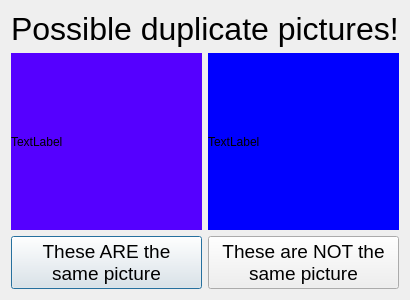
<?xml version="1.0" encoding="UTF-8"?>
<ui version="4.0">
 <class>CollisionDialog</class>
 <widget class="QDialog" name="CollisionDialog">
  <property name="geometry">
   <rect>
    <x>0</x>
    <y>0</y>
    <width>401</width>
    <height>300</height>
   </rect>
  </property>
  <property name="windowTitle">
   <string>Dialog</string>
  </property>
  <layout class="QVBoxLayout" name="verticalLayout" stretch="0,1,0">
   <item>
    <widget class="QLabel" name="label">
     <property name="font">
      <font>
       <pointsize>24</pointsize>
      </font>
     </property>
     <property name="text">
      <string>Possible duplicate pictures!</string>
     </property>
    </widget>
   </item>
   <item>
    <layout class="QHBoxLayout" name="horizontalLayout">
     <item>
      <widget class="QLabel" name="imageOne">
       <property name="styleSheet">
        <string notr="true">background: rgb(85, 0, 255)</string>
       </property>
       <property name="text">
        <string>TextLabel</string>
       </property>
      </widget>
     </item>
     <item>
      <widget class="QLabel" name="imageTwo">
       <property name="styleSheet">
        <string notr="true">background: rgb(0, 0, 255)</string>
       </property>
       <property name="text">
        <string>TextLabel</string>
       </property>
      </widget>
     </item>
    </layout>
   </item>
   <item>
    <layout class="QHBoxLayout" name="horizontalLayout_2">
     <item>
      <widget class="QPushButton" name="dupeButton">
       <property name="font">
        <font>
         <pointsize>14</pointsize>
        </font>
       </property>
       <property name="text">
        <string>These ARE the 
same picture</string>
       </property>
      </widget>
     </item>
     <item>
      <widget class="QPushButton" name="notDupeButton">
       <property name="font">
        <font>
         <pointsize>14</pointsize>
        </font>
       </property>
       <property name="text">
        <string>These are NOT the 
same picture</string>
       </property>
      </widget>
     </item>
    </layout>
   </item>
  </layout>
 </widget>
 <resources/>
 <connections>
  <connection>
   <sender>dupeButton</sender>
   <signal>clicked()</signal>
   <receiver>CollisionDialog</receiver>
   <slot>accept()</slot>
   <hints>
    <hint type="sourcelabel">
     <x>83</x>
     <y>271</y>
    </hint>
    <hint type="destinationlabel">
     <x>5</x>
     <y>263</y>
    </hint>
   </hints>
  </connection>
  <connection>
   <sender>notDupeButton</sender>
   <signal>clicked()</signal>
   <receiver>CollisionDialog</receiver>
   <slot>reject()</slot>
   <hints>
    <hint type="sourcelabel">
     <x>356</x>
     <y>274</y>
    </hint>
    <hint type="destinationlabel">
     <x>396</x>
     <y>269</y>
    </hint>
   </hints>
  </connection>
 </connections>
</ui>
